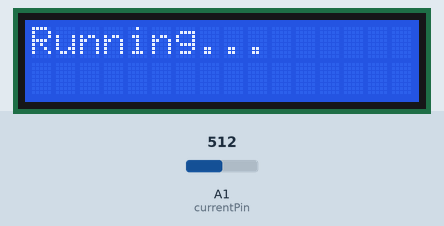
Bench run of a sketch on a simulated Arduino Uno, built with avr-gcc and run on an emulated ATmega328P. Shown: 16×2 character LCD. The test bench sets the inputs (shaded band); at power-on: A1 (currentPin) = 512. What the sketch prints to the serial monitor is not drawn.

Above: at 1.2 s.
1.3 s: A1 (currentPin) set to 716
At 2.6 s:
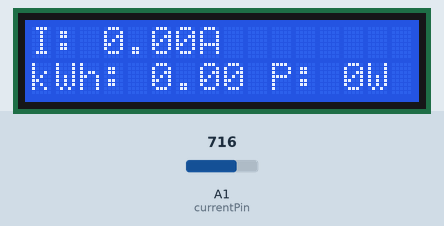
At 5.2 s:
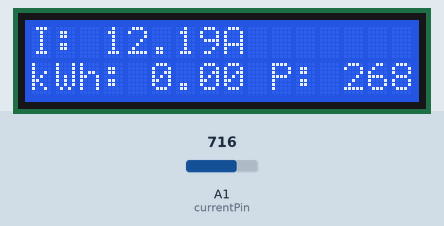
Timing chart, 0 to 6.7 s (numbered marks = the images above; inputs shaded):
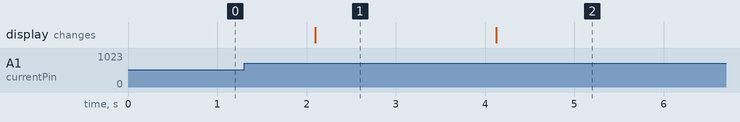

Measured:
- after the input at 1.3 s, the display: first differs from a run without the input after 2.8 s (image 2)
- what the display in image 1 shows lasts 2.0 s, from 2.1 s to 4.1 s

The sketch:

hlloe_world.ino
```cpp
#include <LiquidCrystal.h>

int currentPin = A1;                  // Assign CT input to pin A1 (Analog pin)
double kilos = 0;
int peakPower = 0;
LiquidCrystal lcd(8, 9, 4, 5, 6, 7);  // Assign LCD screen pins, as per LCD shield requirements

void setup() {
  lcd.begin(16, 2);                   // Initialize the LCD
  lcd.clear();
  lcd.setCursor(0, 0);                // Set cursor to column 0, row 0 (the first row)
  lcd.print("Running...");
  Serial.begin(9600);                 // Start serial communication for debugging
}

void loop() {
  int current = 0;
  int maxCurrent = 0;
  int minCurrent = 1023;              // Set to the highest possible analog value (1023)

  // Monitor and log the current input for 200 cycles
  for (int i = 0; i < 200; i++) {
    current = analogRead(currentPin);  // Read current input
    if (current > maxCurrent)
      maxCurrent = current;
    if (current < minCurrent)
      minCurrent = current;
  }

  // Offset calibration: Ensure the current stays within the valid range
  if (maxCurrent > 1023) {
    maxCurrent = 1023;
  }

  int offset = 512;  // Assume offset for 5V (midpoint of analogRead for AC signal)
  double RMSCurrent = ((maxCurrent - offset) * 0.707) / 11.8337; // Calculate RMS current
  if (RMSCurrent < 0) {
    RMSCurrent = 0;   // Ensure no negative current
  }

  int RMSPower = 220 * RMSCurrent;     // Calculate RMS Power (assuming 220V AC)
  if (RMSPower > peakPower) {
    peakPower = RMSPower;              // Update peak power
  }

  kilos += (RMSPower * (2.05 / 60 / 60 / 1000)); // Calculate kilowatt hours used
  delay(2000);                         // Delay before next reading

  lcd.clear();

  // Display RMS Current on first row
  lcd.setCursor(0, 0);
  lcd.print("I: ");
  lcd.print(RMSCurrent, 2);            // Print current with 2 decimal places
  lcd.print("A");                      // Display 'A'

  // Display Kilowatt hours and Peak Power on second row
  lcd.setCursor(0, 1);
  lcd.print("kWh: ");
  lcd.print(kilos, 2);                 // Print kWh with 2 decimal places
  lcd.print(" P: ");
  lcd.print(peakPower);                // Display peak power in Watts
  lcd.print("W");

  // Debugging information (print to Serial)
  Serial.print("Max Current: ");
  Serial.println(maxCurrent);
  Serial.print("RMS Current: ");
  Serial.println(RMSCurrent);
  Serial.print("RMS Power: ");
  Serial.println(RMSPower);
  Serial.print("kWh: ");
  Serial.println(kilos);
}
```
